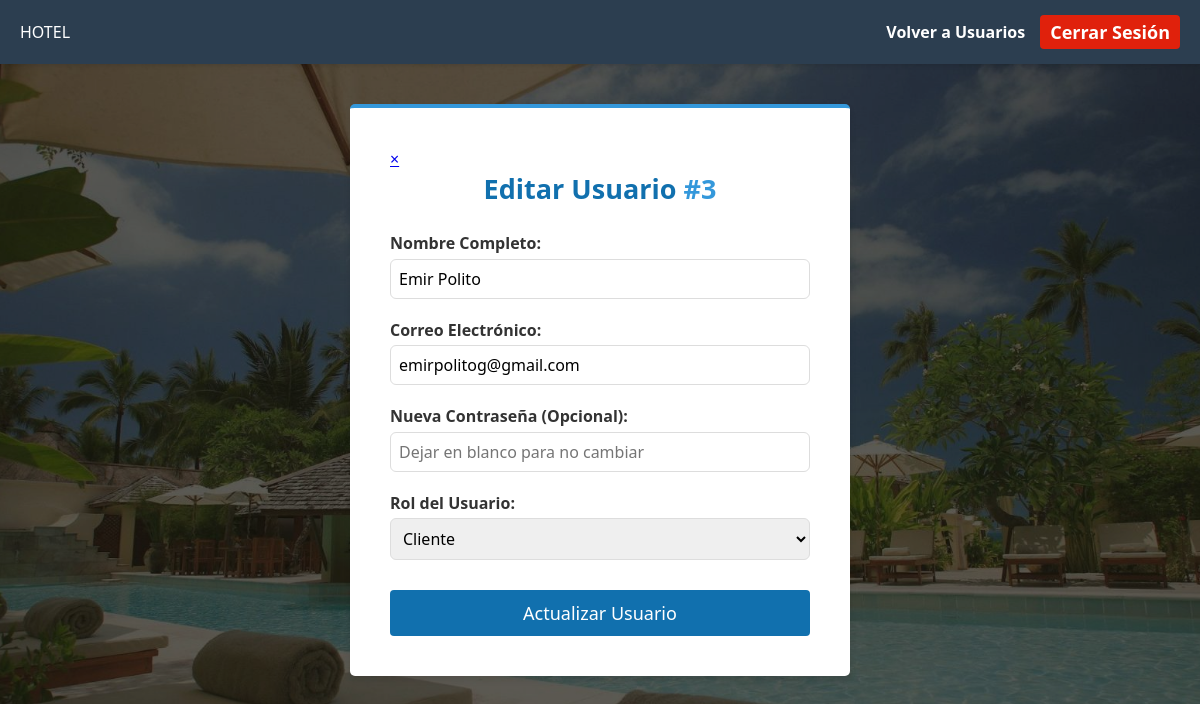
Page /views/usuarios/editar_usuario.php?id=3 (signed in) on the committed database.
### tables this page shows
CREATE TABLE usuarios (
    id_usuario INT AUTO_INCREMENT PRIMARY KEY,
    nombre_completo VARCHAR(100) NOT NULL,
    correo VARCHAR(100) NOT NULL UNIQUE,
    password VARCHAR(255) NOT NULL,  
    id_rol INT NOT NULL,
    FOREIGN KEY (id_rol) REFERENCES roles(id_rol)
);

CREATE TABLE roles (
    id_rol INT AUTO_INCREMENT PRIMARY KEY,
    nombre_rol VARCHAR(50) NOT NULL
);

### views/usuarios/editar_usuario.php (the view, shortened to what this page needs)
<?php
$id_editar = intval($_GET['id']);
$database = new Conexion();
$db = $database->obtenerConexion();
$stmt = $db->prepare("SELECT * FROM usuarios WHERE id_usuario = :id");
$stmt->bindParam(':id', $id_editar);
$stmt->execute();
$usuario = $stmt->fetch(PDO::FETCH_ASSOC);
$stmtRoles = $db->query("SELECT * FROM roles");
$roles = $stmtRoles->fetchAll(PDO::FETCH_ASSOC);
?>
<!DOCTYPE html>
<html lang="es">
<head>
    <link rel="stylesheet" href="../../css/global.css">
    <link rel="stylesheet" href="../../css/login.css">
</head>
<body>
    <nav class="navbar">
        <div class="logo">HOTEL</div>
        <div class="nav-links">
            <a href="../usuarios/usuarios.php">Volver a Usuarios</a>
            <a href="../../php/auth/logout.php" class="btn btn-danger" style="padding: 5px 10px;">Cerrar Sesión</a>
        </div>
    </nav>
    <div class="login-container" style="max-width: 500px; margin-top: 40px; border-top: 4px solid #3498db;">
        <a href="usuarios.php" class="btn-close-card" title="Cancelar">&times;</a>
        <h2 style="margin-bottom: 25px;">Editar Usuario <span style="color:#3498db;">#<?php echo $usuario['id_usuario']; ?></span></h2>
        <form action="../../php/usuarios/actualizar_usuario.php" method="POST">
            <div class="form-group">
                <label for="nombre">Nombre Completo:</label>
                <input type="text" id="nombre" name="nombre_completo" value="<?php echo htmlspecialchars($usuario['nombre_completo']); ?>" required>
            </div>
            <div class="form-group">
                <label for="correo">Correo Electrónico:</label>
                <input type="email" id="correo" name="correo" value="<?php echo htmlspecialchars($usuario['correo']); ?>" required>
            </div>
            <div class="form-group">
                <label for="password">Nueva Contraseña (Opcional):</label>
                <input type="text" id="password" name="password" placeholder="Dejar en blanco para no cambiar">
            </div>
            <div class="form-group">
                <label for="rol">Rol del Usuario:</label>
                <select id="rol" name="id_rol" required>
                    <?php foreach($roles as $rol): ?>
                        <option value="<?php echo $rol['id_rol']; ?>" <?php echo ($rol['id_rol'] == $usuario['id_rol']) ? 'selected' : ''; ?>>
                            <?php echo $rol['nombre_rol']; ?>
                        </option>
                    <?php endforeach; ?>
                </select>
            </div>
            <button type="submit" class="btn btn-primary" style="width: 100%; margin-top: 10px;">Actualizar Usuario</button>
        </form>
    </div>
</body>
</html>

### css/global.css (style rules this page uses)
* { margin: 0; padding: 0; box-sizing: border-box; font-family: 'Segoe UI', Tahoma, Geneva, Verdana, sans-serif; }
body { background-color: #f4f6f9; color: #333; display: flex; flex-direction: column; min-height: 100vh; }
.navbar { background: #2c3e50; color: #fff; padding: 15px 20px; display: flex; justify-content: space-between; align-items: center; box-shadow: 0 2px 4px rgba(0,0,0,0.1); }
.navbar .nav-links { display: flex; gap: 15px; align-items: center; }
.navbar a { color: #fff; text-decoration: none; font-weight: 600; }
.btn { display: inline-block; padding: 11px 15px; border: none; border-radius: 4px; cursor: pointer; font-size: 18px; text-align: center; text-decoration: none; transition: background 0.3s; }
.btn-primary { background: #1170ae; color: #fff !important; }
.btn-danger { background: #e0210c; color: #fff !important; }

### css/login.css (style rules this page uses)
body { margin: 0; padding: 0; min-height: 100vh; background-image: url("../img/fondo.jpg"); background-size: cover; background-position: center; background-repeat: no-repeat; position: relative; }
body::before { content: ""; position: fixed; inset: 0; background: rgba(0, 0, 0, 0.4); z-index: -1; }
.login-container { position: relative; width: 100%; max-width: 410px; margin: 160px auto; background: #fff; padding: 40px; border-radius: 5px; box-shadow: 0 4px 6px #0000001a; }
.login-container h2 { text-align: center; margin-bottom: 30px; color: #1170ae; font-size: 27px; }
.form-group { margin-bottom: 20px; }
.form-group label { display: block; margin-bottom: 4.5px; font-weight: 600; }
.form-group input, .form-group select { width: 100%; padding: 8px; border: 1px solid #ddd; border-radius: 6px; font-size: 16px; }

### rows in the picture
usuarios: id_usuario "3", nombre_completo "Emir Polito", correo "emirpolitog@gmail.com", id_rol "Cliente"
